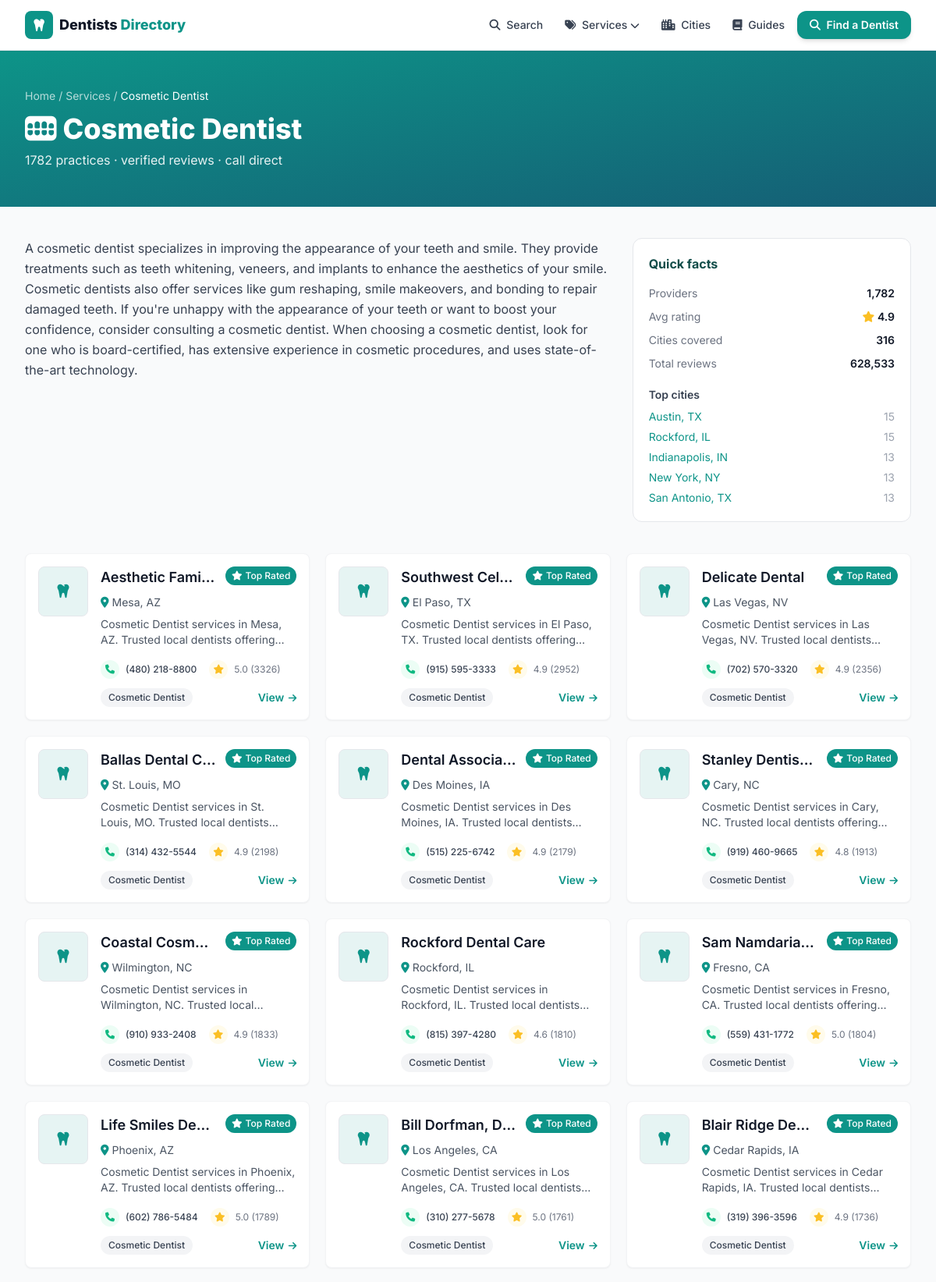
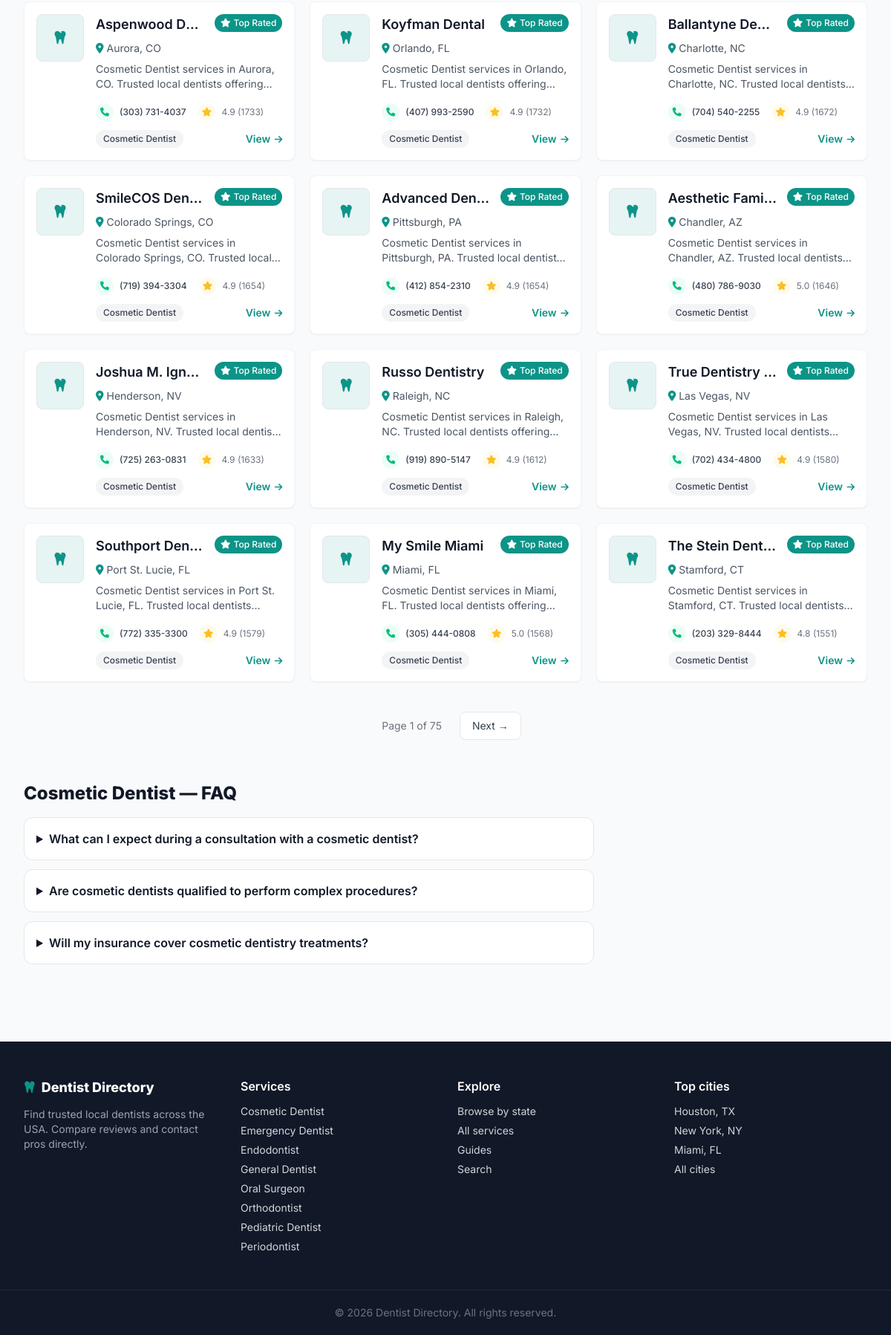
Screenshot of /category/cosmetic-dentist with the database file from the repository (2 pictures, top to bottom).
### tables this page shows
CREATE TABLE content (
    key          TEXT PRIMARY KEY,   -- e.g. city:austin-tx, category:termite-control
    kind         TEXT,               -- city | category | listing
    intro        TEXT,
    faq          TEXT,               -- JSON [{q,a},...]
    generated_at TEXT DEFAULT (datetime('now'))
);

CREATE TABLE listings (
    id          INTEGER PRIMARY KEY AUTOINCREMENT,
    name        TEXT NOT NULL,
    slug        TEXT UNIQUE NOT NULL,
    category    TEXT,
    city        TEXT,
    state       TEXT,
    address     TEXT,
    phone       TEXT,
    website     TEXT,
    lat         REAL,
    lng         REAL,
    rating      REAL,
    reviews     INTEGER,
    hours       TEXT,           -- JSON blob
    maps_url    TEXT,
    cid         TEXT,           -- google place CID, used for dedup
    scraped_at  TEXT DEFAULT (datetime('now'))
);

### web/app.py (the view)
@app.route("/category/<slug>")
def category(slug):
    d = get_db()
    cats = {slugify(r["category"]): r["category"] for r in d.execute(
        "SELECT DISTINCT category FROM listings WHERE category IS NOT NULL")}
    name = cats.get(slug)
    if not name:
        abort(404)
    page = _page()
    total = d.execute("SELECT COUNT(*) FROM listings WHERE category = ?",
                      (name,)).fetchone()[0]
    rows = d.execute(
        "SELECT * FROM listings WHERE category = ? ORDER BY reviews DESC "
        "LIMIT ? OFFSET ?", (name, PER_PAGE, (page - 1) * PER_PAGE)).fetchall()
    copy = content_for(f"category:{slug}")
    stats = d.execute(
        "SELECT ROUND(AVG(rating),1) avg, COUNT(DISTINCT city||state) cities, "
        "SUM(reviews) revs FROM listings WHERE category = ? AND rating IS NOT NULL",
        (name,)).fetchone()
    top_cities = d.execute(
        "SELECT city, state, COUNT(*) n FROM listings WHERE category = ? "
        "GROUP BY city, state ORDER BY n DESC LIMIT 5", (name,)).fetchall()
    facts = {"avg": stats["avg"], "cities": stats["cities"],
             "reviews": stats["revs"] or 0, "top_cities": top_cities}
    return render_template("category.html", name=name, slug=slug, rows=rows,
                           total=total, copy=copy, pg=_pageinfo(page, total),
                           facts=facts, base_url=f"/category/{slug}")

### scraper/db.py (called while the page is built)
def slugify(value: str) -> str:
    value = unicodedata.normalize("NFKD", value).encode("ascii", "ignore").decode()
    value = re.sub(r"[^\w\s-]", "", value).strip().lower()
    return re.sub(r"[-\s]+", "-", value)

### web/app.py (called while the page is built)
def get_db():
    if "db" not in g:
        uri = f"file:{dbmod.DB_PATH.as_posix()}?mode=ro&immutable=1"
        g.db = sqlite3.connect(uri, uri=True)
        g.db.row_factory = sqlite3.Row
    return g.db

def slugify(s):
    return dbmod.slugify(s or "")

def content_for(key):
    row = get_db().execute(
        "SELECT intro, faq FROM content WHERE key = ?", (key,)
    ).fetchone()
    if not row:
        return None
    return {"intro": row["intro"],
            "faq": json.loads(row["faq"]) if row["faq"] else []}

@app.context_processor
def inject_globals():
    cats = [r["category"] for r in get_db().execute(
        "SELECT DISTINCT category FROM listings WHERE category IS NOT NULL "
        "ORDER BY category")]
    return {
        "SITE_NAME": app.config["SITE_NAME"],
        "ALL_CATEGORIES": cats,
        "CATEGORY_ICONS": CATEGORY_ICONS,
        "ADSENSE_CLIENT": app.config["ADSENSE_CLIENT"],
        "GA_ID": app.config["GA_ID"],
        "DOMAIN": app.config["DOMAIN"],
        "GSC_VERIFICATION": app.config["GSC_VERIFICATION"],
        "STATE_NAMES": STATE_NAMES,
        "cat_slug": slugify,
    }

def _page():
    try:
        return max(1, int(request.args.get("page", 1)))
    except ValueError:
        return 1

def _pageinfo(page, total):
    pages = max(1, (total + PER_PAGE - 1) // PER_PAGE)
    return {"page": page, "pages": pages,
            "has_prev": page > 1, "has_next": page < pages}

### web/templates/category.html (shortened to what this page needs)
{% extends "base.html" %}
{% from "_macros.html" import card, pager %}
{% block content %}
<div class="bg-gradient-to-br from-primary to-gradient text-white">
  <div class="max-w-7xl mx-auto px-4 sm:px-6 lg:px-8 py-12">
    <nav class="text-sm text-white/70 mb-3"><a href="/" class="hover:text-white">Home</a> / <a href="/categories" class="hover:text-white">Services</a> / <span class="text-white">{{ name }}</span></nav>
    <h1 class="text-3xl md:text-4xl font-extrabold"><i class="fa-solid {{ CATEGORY_ICONS.get(name,'fa-bug') }} mr-2"></i>{{ name }}</h1>
    <p class="mt-2 text-white/90">{{ total }} practices &middot; verified reviews &middot; call direct</p>
  </div>
</div>
<div class="max-w-7xl mx-auto px-4 sm:px-6 lg:px-8 py-10">
  {% if pg.page==1 %}
  <div class="grid lg:grid-cols-3 gap-8 mb-10">
    <div class="lg:col-span-2">
      {% if copy and copy.intro %}<p class="text-gray-700 leading-relaxed">{{ copy.intro }}</p>{% endif %}
    </div>
    <aside>
      <div class="bg-white rounded-xl border border-gray-200 p-5">
        <h2 class="font-heading font-bold text-secondary mb-4">Quick facts</h2>
        <dl class="space-y-2.5 text-sm">
          <div class="flex justify-between"><dt class="text-gray-500">Providers</dt><dd class="font-semibold">{{ "{:,}".format(total) }}</dd></div>
          {% if facts.avg %}<div class="flex justify-between"><dt class="text-gray-500">Avg rating</dt><dd class="font-semibold"><i class="fas fa-star text-amber-400"></i> {{ facts.avg }}</dd></div>{% endif %}
          <div class="flex justify-between"><dt class="text-gray-500">Cities covered</dt><dd class="font-semibold">{{ facts.cities }}</dd></div>
          <div class="flex justify-between"><dt class="text-gray-500">Total reviews</dt><dd class="font-semibold">{{ "{:,}".format(facts.reviews) }}</dd></div>
        </dl>
        {% if facts.top_cities %}
        <h3 class="font-semibold text-sm mt-5 mb-2 text-gray-700">Top cities</h3>
        <ul class="space-y-1.5 text-sm">
          {% for c in facts.top_cities %}<li class="flex justify-between"><a href="/{{ c.state|lower }}/{{ cat_slug(c.city) }}" class="text-primary hover:underline">{{ c.city }}, {{ c.state }}</a><span class="text-gray-400">{{ c.n }}</span></li>{% endfor %}
        </ul>
        {% endif %}
      </div>
    </aside>
  </div>
  {% endif %}
  <div class="grid sm:grid-cols-2 lg:grid-cols-3 gap-5">{% for l in rows %}{{ card(l) }}{% endfor %}</div>
  {{ pager(pg, base_url) }}
  {% if copy and copy.faq and pg.page==1 %}
  <h2 class="text-2xl font-extrabold mt-14 mb-4">{{ name }} — FAQ</h2>
  <div class="space-y-3 max-w-3xl">{% for f in copy.faq %}<details class="bg-white border rounded-xl p-4"><summary class="font-semibold cursor-pointer">{{ f.q }}</summary><p class="mt-2 text-gray-600 text-sm">{{ f.a }}</p></details>{% endfor %}</div>
  {% endif %}
</div>
{% endblock %}

### web/templates/base.html (shortened to what this page needs)
<!DOCTYPE html>
<html lang="en" class="h-full">
<head>
  {% set _path = request.path %}
  <link rel="stylesheet" href="/static/css/output.css">
  <link rel="stylesheet" href="https://cdnjs.cloudflare.com/ajax/libs/font-awesome/6.4.0/css/all.min.css">
</head>
<body class="h-full flex flex-col bg-gray-50 text-gray-900">
<header class="bg-white shadow-sm border-b sticky top-0 z-50">
  <div class="max-w-7xl mx-auto px-4 sm:px-6 lg:px-8">
    <div class="flex justify-between items-center h-16">
      <a href="/" class="flex items-center space-x-2 font-extrabold text-lg">
        <span class="w-9 h-9 rounded-lg bg-primary text-white flex items-center justify-center">
          <i class="fa-solid fa-tooth"></i></span>
        <span>Dentists <span class="text-primary">Directory</span></span>
      </a>
      <nav class="hidden md:flex items-center space-x-1">
        <a href="/search" class="px-3 py-2 rounded-lg text-gray-700 hover:text-primary hover:bg-primary/5 font-medium text-sm"><i class="fas fa-search mr-1"></i> Search</a>
        <div class="relative group">
          <button class="px-3 py-2 rounded-lg text-gray-700 hover:text-primary hover:bg-primary/5 font-medium text-sm"><i class="fas fa-tags mr-1"></i> Services <i class="fas fa-chevron-down text-xs"></i></button>
        </div>
        <a href="/cities" class="px-3 py-2 rounded-lg text-gray-700 hover:text-primary hover:bg-primary/5 font-medium text-sm"><i class="fas fa-city mr-1"></i> Cities</a>
        <a href="/guides" class="px-3 py-2 rounded-lg text-gray-700 hover:text-primary hover:bg-primary/5 font-medium text-sm"><i class="fas fa-book mr-1"></i> Guides</a>
        <a href="/search" class="ml-2 px-4 py-2 rounded-xl bg-primary text-white font-semibold shadow-md hover:bg-primaryDark text-sm"><i class="fas fa-search mr-1"></i> Find a Dentist</a>
      </nav>
    </div>
  </div>
</header>
<main class="flex-1">{% block content %}{% endblock %}</main>
<footer class="bg-gray-900 text-gray-300 mt-16">
  <div class="max-w-7xl mx-auto px-4 sm:px-6 lg:px-8 py-12 grid md:grid-cols-4 gap-8">
    <div>
      <div class="text-white font-extrabold text-lg mb-3"><i class="fa-solid fa-tooth text-primary mr-2"></i>Dentist Directory</div>
      <p class="text-sm text-gray-400">Find trusted local dentists across the USA. Compare reviews and contact pros directly.</p>
    </div>
    <div>
      <h4 class="text-white font-semibold mb-3">Services</h4>
      <ul class="space-y-1.5 text-sm">
        {% for c in ALL_CATEGORIES %}<li><a href="/category/{{ cat_slug(c) }}" class="hover:text-primary">{{ c }}</a></li>{% endfor %}
      </ul>
    </div>
    <div>
      <h4 class="text-white font-semibold mb-3">Explore</h4>
      <ul class="space-y-1.5 text-sm">
        <li><a href="/cities" class="hover:text-primary">Browse by state</a></li>
        <li><a href="/categories" class="hover:text-primary">All services</a></li>
        <li><a href="/guides" class="hover:text-primary">Guides</a></li>
        <li><a href="/search" class="hover:text-primary">Search</a></li>
      </ul>
    </div>
    <div>
      <h4 class="text-white font-semibold mb-3">Top cities</h4>
      <ul class="space-y-1.5 text-sm">
        <li><a href="/tx/houston" class="hover:text-primary">Houston, TX</a></li>
        <li><a href="/ny/new-york" class="hover:text-primary">New York, NY</a></li>
        <li><a href="/fl/miami" class="hover:text-primary">Miami, FL</a></li>
        <li><a href="/cities" class="hover:text-primary">All cities</a></li>
      </ul>
    </div>
  </div>
  <div class="border-t border-gray-800 py-5 text-center text-sm text-gray-500">
    &copy; {{ 2026 }} Dentist Directory. All rights reserved.
  </div>
</footer>
</body>
</html>

### web/templates/_macros.html (shortened to what this page needs)
{% macro pager(pg, base_url) %}
{% set sep = '&' if '?' in base_url else '?' %}
{% if pg.pages > 1 %}
<nav class="flex items-center justify-center gap-2 mt-10" aria-label="Pagination">
  <span class="px-4 py-2 text-sm text-gray-500">Page {{ pg.page }} of {{ pg.pages }}</span>
  {% if pg.has_next %}<a href="{{ base_url }}{{ sep }}page={{ pg.page+1 }}" class="px-4 py-2 rounded-lg border bg-white text-gray-700 hover:border-primary hover:text-primary text-sm">Next &rarr;</a>{% endif %}
</nav>
{% endif %}
{% endmacro %}
{% macro card(l) %}
<div class="bg-white rounded-lg shadow-sm hover:shadow-md transition-all duration-200 overflow-hidden border border-gray-100">
  <div class="p-4">
    <div class="flex items-start space-x-4">
      <div class="flex-shrink-0">
      </div>
      <div class="flex-1 min-w-0">
        <div class="flex items-start mb-2">
          <h3 class="text-lg font-heading font-semibold text-gray-900 flex-1 min-w-0 mr-3">
            <a href="/listing/{{ l.slug }}" class="hover:text-primary block truncate">{{ l.name }}</a>
          </h3>
          {% if l.rating and l.rating >= 4.8 %}
          <span class="bg-primary text-white px-2 py-1 rounded-full text-xs font-medium flex-shrink-0">
            <i class="fas fa-star mr-1"></i><span class="hidden sm:inline">Top Rated</span></span>
          {% endif %}
        </div>
        <p class="text-sm text-gray-600 flex items-center mb-2">
          <i class="fas fa-map-marker-alt mr-1 text-primary"></i>
          <a href="/{{ l.state|lower }}/{{ l.city|slugify }}" class="hover:text-primary hover:underline">{{ l.city }}, {{ l.state }}</a>
        </p>
        <p class="text-gray-600 text-sm mb-4 line-clamp-2">
          {{ l.category or 'Dentists' }} services in {{ l.city }}, {{ l.state }}. Trusted local dentists offering inspections, treatment and prevention. Call for service and fast response.
        </p>
        <div class="flex items-center justify-between text-xs mb-3">
          <div class="flex items-center space-x-4">
            {% if l.phone %}
            <a href="tel:{{ l.phone|trim }}" class="flex items-center group transition-all duration-200 hover:text-emerald-600">
              <div class="w-6 h-6 rounded-full bg-emerald-50 flex items-center justify-center mr-2 group-hover:bg-emerald-100">
                <i class="fas fa-phone text-xs text-emerald-500"></i></div>
              <span class="hidden sm:inline text-gray-700 group-hover:text-emerald-600 font-medium">{{ l.phone|trim }}</span>
            </a>
            {% endif %}
            {% if l.reviews %}
            <div class="flex items-center text-gray-500">
              <div class="w-6 h-6 rounded-full bg-amber-50 flex items-center justify-center mr-2"><i class="fas fa-star text-xs text-amber-400"></i></div>
              <span>{{ "%.1f"|format(l.rating) }} ({{ l.reviews }})</span>
            </div>
            {% endif %}
          </div>
        </div>
        <div class="flex items-center justify-between">
          {% if l.category %}<span class="bg-gray-100 text-gray-700 px-2.5 py-1 rounded-full text-xs font-medium">{{ l.category }}</span>{% else %}<span></span>{% endif %}
          <a href="/listing/{{ l.slug }}" class="text-primary font-semibold text-sm hover:underline">View <i class="fas fa-arrow-right text-xs ml-0.5"></i></a>
        </div>
      </div>
    </div>
  </div>
</div>
{% endmacro %}

### web/templates/base.html (style rules this page uses)
body { font-family:'Inter',sans-serif }

### rows the page displays
content: intro "A cosmetic dentist specializes in improving the appearance of your teeth and smile. They provide treatments such as teeth whitening, veneers, and implants to enhance the aesthetics of your smile. Cosmetic dentists also offer services like gum reshaping, smile makeovers, and bonding to repair damaged teeth. If you're unhappy with the appearance of your teeth or want to boost your confidence, consider consulting a cosmetic dentist. When choosing a cosmetic dentist, look for one who is board-certified, has extensive experience in cosmetic procedures, and uses state-of-the-art technology."
listings: name "Aesthetic Fami…", shows "Top Rated", city "Mesa", state "AZ", category "Cosmetic Dentist", phone "(480) 218-8800", rating "5.0", reviews "3326"
listings: name "Southwest Cel…", shows "Top Rated", city "El Paso", state "TX", category "Cosmetic Dentist", phone "(915) 595-3333", rating "4.9", reviews "2952"
listings: name "Delicate Dental", shows "Top Rated", city "Las Vegas", state "NV", category "Cosmetic Dentist", phone "(702) 570-3320", rating "4.9", reviews "2356"
listings: name "Sam Namdaria…", shows "Top Rated", city "Fresno", state "CA", category "Cosmetic Dentist", phone "(559) 431-1772", rating "5.0", reviews "1804"
listings: name "Life Smiles De…", shows "Top Rated", city "Phoenix", state "AZ", category "Cosmetic Dentist", phone "(602) 786-5484", rating "5.0", reviews "1789"
listings: name "Bill Dorfman, D…", shows "Top Rated", city "Los Angeles", state "CA", category "Cosmetic Dentist", phone "(310) 277-5678", rating "5.0", reviews "1761"
listings: name "Ballantyne De…", shows "Top Rated", city "Charlotte", state "NC", category "Cosmetic Dentist", phone "(704) 540-2255", rating "4.9", reviews "1672"
listings: name "SmileCOS Den…", shows "Top Rated", city "Colorado Springs", state "CO", category "Cosmetic Dentist", phone "(719) 394-3304", rating "4.9", reviews "1654"
listings: name "True Dentistry…", shows "Top Rated", city "Las Vegas", state "NV", category "Cosmetic Dentist", phone "(702) 434-4800", rating "4.9", reviews "1580"

### other values shown
{{ name }} "Cosmetic Dentist"
{{ total }} "1782"
{{ "{:,}".format(total) }} "1,782"
{{ facts.avg }} "4.9"
{{ facts.cities }} "316"
{{ "{:,}".format(facts.reviews) }} "628,533"
{{ c.city }} "Austin" "Rockford" "Indianapolis" "New York" "San Antonio"
{{ c.state }} "TX" "IL" "IN" "NY" "TX"
{{ c.n }} "15" "15" "13" "13" "13"
{{ l.name }} "Ballas Dental C…" "Dental Associa…" "Stanley Dentis…" "Coastal Cosm…" "Rockford Dental Care" "Blair Ridge De…" "Aspenwood D…" "Koyfman Dental" "Advanced Den…" "Aesthetic Fami…" "Joshua M. Ign…" "Russo Dentistry" "Southport Den…" "My Smile Miami" "The Stein Dent…"
{{ l.city }} "St. Louis" "Des Moines" "Cary" "Wilmington" "Rockford" "Cedar Rapids" "Aurora" "Orlando" "Pittsburgh" "Chandler" "Henderson" "Raleigh" "Port St. Lucie" "Miami" "Stamford"
{{ l.state }} "MO" "IA" "NC" "NC" "IL" "IA" "CO" "FL" "PA" "AZ" "NV" "NC" "FL" "FL" "CT"
{{ l.category or 'Dentists' }} "Cosmetic Dentist" "Cosmetic Dentist" "Cosmetic Dentist" "Cosmetic Dentist" "Cosmetic Dentist" "Cosmetic Dentist" "Cosmetic Dentist" "Cosmetic Dentist" "Cosmetic Dentist" "Cosmetic Dentist" "Cosmetic Dentist" "Cosmetic Dentist" "Cosmetic Dentist" "Cosmetic Dentist" "Cosmetic Dentist"
{{ l.phone|trim }} "(314) 432-5544" "(515) 225-6742" "(919) 460-9665" "(910) 933-2408" "(815) 397-4280" "(319) 396-3596" "(303) 731-4037" "(407) 993-2590" "(412) 854-2310" "(480) 786-9030" "(725) 263-0831" "(919) 890-5147" "(772) 335-3300" "(305) 444-0808" "(203) 329-8444"
{{ "%.1f"|format(l.rating) }} "4.9" "4.9" "4.8" "4.9" "4.6" "4.9" "4.9" "4.9" "4.9" "5.0" "4.9" "4.9" "4.9" "5.0" "4.8"
